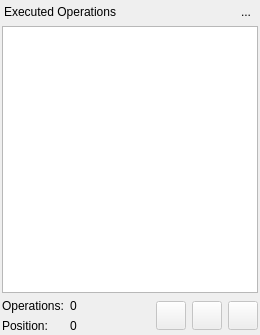
<?xml version="1.0" encoding="UTF-8"?>
<ui version="4.0">
 <class>OperationListWidget</class>
 <widget class="QWidget" name="OperationListWidget">
  <property name="enabled">
   <bool>true</bool>
  </property>
  <property name="geometry">
   <rect>
    <x>0</x>
    <y>0</y>
    <width>260</width>
    <height>335</height>
   </rect>
  </property>
  <property name="sizePolicy">
   <sizepolicy hsizetype="MinimumExpanding" vsizetype="Preferred">
    <horstretch>0</horstretch>
    <verstretch>0</verstretch>
   </sizepolicy>
  </property>
  <property name="minimumSize">
   <size>
    <width>260</width>
    <height>0</height>
   </size>
  </property>
  <property name="maximumSize">
   <size>
    <width>524287</width>
    <height>524287</height>
   </size>
  </property>
  <property name="windowTitle">
   <string>Executed Operations</string>
  </property>
  <property name="windowIcon">
   <iconset resource="../res/resources.qrc">
    <normaloff>:/icons/icons/pgsqlModeler48x48.png</normaloff>:/icons/icons/pgsqlModeler48x48.png</iconset>
  </property>
  <property name="styleSheet">
   <string notr="true"/>
  </property>
  <layout class="QVBoxLayout" name="verticalLayout">
   <property name="spacing">
    <number>0</number>
   </property>
   <property name="leftMargin">
    <number>2</number>
   </property>
   <property name="topMargin">
    <number>0</number>
   </property>
   <property name="rightMargin">
    <number>2</number>
   </property>
   <property name="bottomMargin">
    <number>2</number>
   </property>
   <item>
    <widget class="QWidget" name="title_wgt" native="true">
     <property name="font">
      <font>
       <pointsize>9</pointsize>
      </font>
     </property>
     <layout class="QHBoxLayout" name="horizontalLayout_2">
      <property name="spacing">
       <number>0</number>
      </property>
      <property name="leftMargin">
       <number>2</number>
      </property>
      <property name="topMargin">
       <number>2</number>
      </property>
      <property name="rightMargin">
       <number>2</number>
      </property>
      <property name="bottomMargin">
       <number>4</number>
      </property>
      <item>
       <widget class="QLabel" name="title_lbl">
        <property name="font">
         <font>
          <pointsize>9</pointsize>
          <italic>false</italic>
         </font>
        </property>
        <property name="text">
         <string>Executed Operations</string>
        </property>
       </widget>
      </item>
      <item>
       <spacer name="horizontalSpacer_2">
        <property name="orientation">
         <enum>Qt::Horizontal</enum>
        </property>
        <property name="sizeHint" stdset="0">
         <size>
          <width>156</width>
          <height>5</height>
         </size>
        </property>
       </spacer>
      </item>
      <item>
       <widget class="QToolButton" name="hide_tb">
        <property name="minimumSize">
         <size>
          <width>20</width>
          <height>20</height>
         </size>
        </property>
        <property name="maximumSize">
         <size>
          <width>20</width>
          <height>20</height>
         </size>
        </property>
        <property name="toolTip">
         <string>Hide this widget</string>
        </property>
        <property name="text">
         <string>...</string>
        </property>
        <property name="icon">
         <iconset resource="../res/resources.qrc">
          <normaloff>:/icons/icons/close1.png</normaloff>:/icons/icons/close1.png</iconset>
        </property>
        <property name="autoRaise">
         <bool>true</bool>
        </property>
       </widget>
      </item>
     </layout>
    </widget>
   </item>
   <item>
    <widget class="QWidget" name="content_wgt" native="true">
     <layout class="QGridLayout" name="gridLayout_2">
      <property name="leftMargin">
       <number>0</number>
      </property>
      <property name="topMargin">
       <number>0</number>
      </property>
      <property name="rightMargin">
       <number>0</number>
      </property>
      <property name="bottomMargin">
       <number>0</number>
      </property>
      <property name="spacing">
       <number>6</number>
      </property>
      <item row="0" column="0" colspan="3">
       <widget class="QTreeWidget" name="operations_tw">
        <property name="enabled">
         <bool>true</bool>
        </property>
        <property name="palette">
         <palette>
          <active>
           <colorrole role="Link">
            <brush brushstyle="SolidPattern">
             <color alpha="255">
              <red>0</red>
              <green>170</green>
              <blue>255</blue>
             </color>
            </brush>
           </colorrole>
          </active>
          <inactive>
           <colorrole role="Link">
            <brush brushstyle="SolidPattern">
             <color alpha="255">
              <red>0</red>
              <green>170</green>
              <blue>255</blue>
             </color>
            </brush>
           </colorrole>
          </inactive>
          <disabled>
           <colorrole role="Link">
            <brush brushstyle="SolidPattern">
             <color alpha="255">
              <red>0</red>
              <green>170</green>
              <blue>255</blue>
             </color>
            </brush>
           </colorrole>
          </disabled>
         </palette>
        </property>
        <property name="frameShadow">
         <enum>QFrame::Sunken</enum>
        </property>
        <property name="editTriggers">
         <set>QAbstractItemView::NoEditTriggers</set>
        </property>
        <property name="showDropIndicator" stdset="0">
         <bool>true</bool>
        </property>
        <property name="alternatingRowColors">
         <bool>true</bool>
        </property>
        <property name="selectionMode">
         <enum>QAbstractItemView::NoSelection</enum>
        </property>
        <property name="selectionBehavior">
         <enum>QAbstractItemView::SelectItems</enum>
        </property>
        <property name="iconSize">
         <size>
          <width>20</width>
          <height>20</height>
         </size>
        </property>
        <property name="indentation">
         <number>20</number>
        </property>
        <property name="rootIsDecorated">
         <bool>false</bool>
        </property>
        <property name="uniformRowHeights">
         <bool>true</bool>
        </property>
        <property name="itemsExpandable">
         <bool>false</bool>
        </property>
        <property name="allColumnsShowFocus">
         <bool>true</bool>
        </property>
        <property name="headerHidden">
         <bool>true</bool>
        </property>
        <property name="expandsOnDoubleClick">
         <bool>false</bool>
        </property>
        <column>
         <property name="text">
          <string>1</string>
         </property>
        </column>
       </widget>
      </item>
      <item row="1" column="0">
       <layout class="QGridLayout" name="gridLayout">
        <item row="0" column="0">
         <widget class="QLabel" name="operations_lbl">
          <property name="enabled">
           <bool>true</bool>
          </property>
          <property name="text">
           <string>Operations:</string>
          </property>
         </widget>
        </item>
        <item row="0" column="1">
         <widget class="QLabel" name="op_count_lbl">
          <property name="enabled">
           <bool>true</bool>
          </property>
          <property name="text">
           <string>0</string>
          </property>
         </widget>
        </item>
        <item row="1" column="0">
         <widget class="QLabel" name="position_lbl">
          <property name="enabled">
           <bool>true</bool>
          </property>
          <property name="text">
           <string>Position:</string>
          </property>
         </widget>
        </item>
        <item row="1" column="1">
         <widget class="QLabel" name="current_pos_lbl">
          <property name="enabled">
           <bool>true</bool>
          </property>
          <property name="text">
           <string>0</string>
          </property>
         </widget>
        </item>
       </layout>
      </item>
      <item row="1" column="1">
       <spacer name="horizontalSpacer">
        <property name="orientation">
         <enum>Qt::Horizontal</enum>
        </property>
        <property name="sizeHint" stdset="0">
         <size>
          <width>106</width>
          <height>20</height>
         </size>
        </property>
       </spacer>
      </item>
      <item row="1" column="2">
       <layout class="QHBoxLayout" name="horizontalLayout">
        <item>
         <widget class="QToolButton" name="rem_operations_tb">
          <property name="enabled">
           <bool>false</bool>
          </property>
          <property name="toolTip">
           <string>Delete operation history</string>
          </property>
          <property name="text">
           <string/>
          </property>
          <property name="icon">
           <iconset resource="../res/resources.qrc">
            <normaloff>:/icons/icons/delete.png</normaloff>:/icons/icons/delete.png</iconset>
          </property>
          <property name="iconSize">
           <size>
            <width>22</width>
            <height>22</height>
           </size>
          </property>
          <property name="autoRaise">
           <bool>false</bool>
          </property>
         </widget>
        </item>
        <item>
         <widget class="QToolButton" name="undo_tb">
          <property name="enabled">
           <bool>false</bool>
          </property>
          <property name="toolTip">
           <string>Undo</string>
          </property>
          <property name="text">
           <string/>
          </property>
          <property name="icon">
           <iconset resource="../res/resources.qrc">
            <normaloff>:/icons/icons/undo.png</normaloff>:/icons/icons/undo.png</iconset>
          </property>
          <property name="iconSize">
           <size>
            <width>22</width>
            <height>22</height>
           </size>
          </property>
          <property name="autoRaise">
           <bool>false</bool>
          </property>
         </widget>
        </item>
        <item>
         <widget class="QToolButton" name="redo_tb">
          <property name="enabled">
           <bool>false</bool>
          </property>
          <property name="toolTip">
           <string>Redo</string>
          </property>
          <property name="text">
           <string/>
          </property>
          <property name="icon">
           <iconset resource="../res/resources.qrc">
            <normaloff>:/icons/icons/redo.png</normaloff>:/icons/icons/redo.png</iconset>
          </property>
          <property name="iconSize">
           <size>
            <width>22</width>
            <height>22</height>
           </size>
          </property>
          <property name="autoRaise">
           <bool>false</bool>
          </property>
         </widget>
        </item>
       </layout>
      </item>
     </layout>
    </widget>
   </item>
  </layout>
 </widget>
 <tabstops>
  <tabstop>operations_tw</tabstop>
  <tabstop>rem_operations_tb</tabstop>
  <tabstop>undo_tb</tabstop>
  <tabstop>redo_tb</tabstop>
  <tabstop>hide_tb</tabstop>
 </tabstops>
 <resources>
  <include location="../res/resources.qrc"/>
 </resources>
 <connections/>
</ui>
